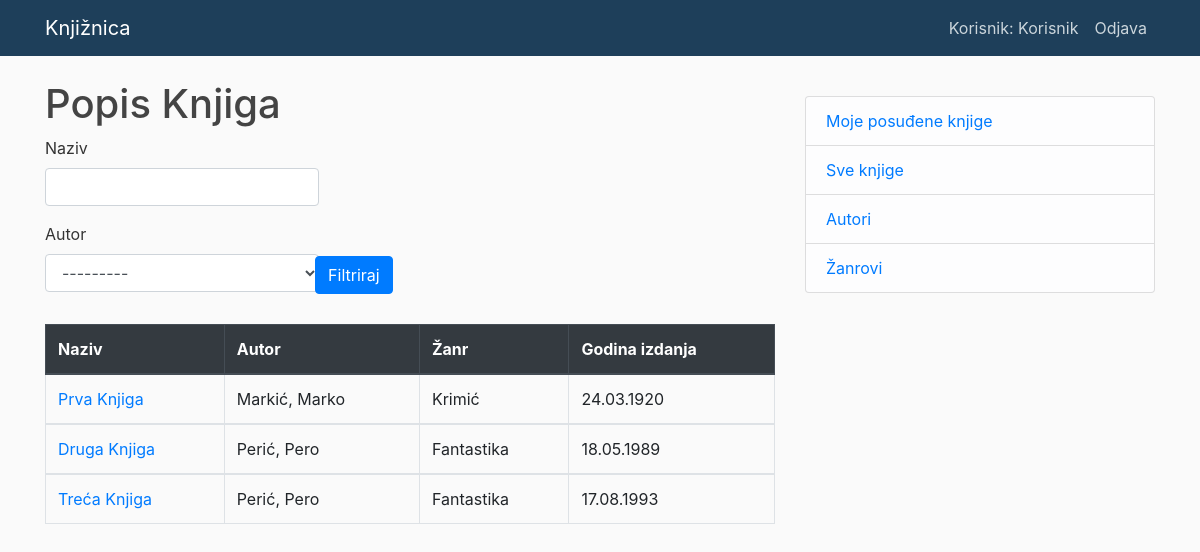
The app's page /knjige/ (signed in), older data.
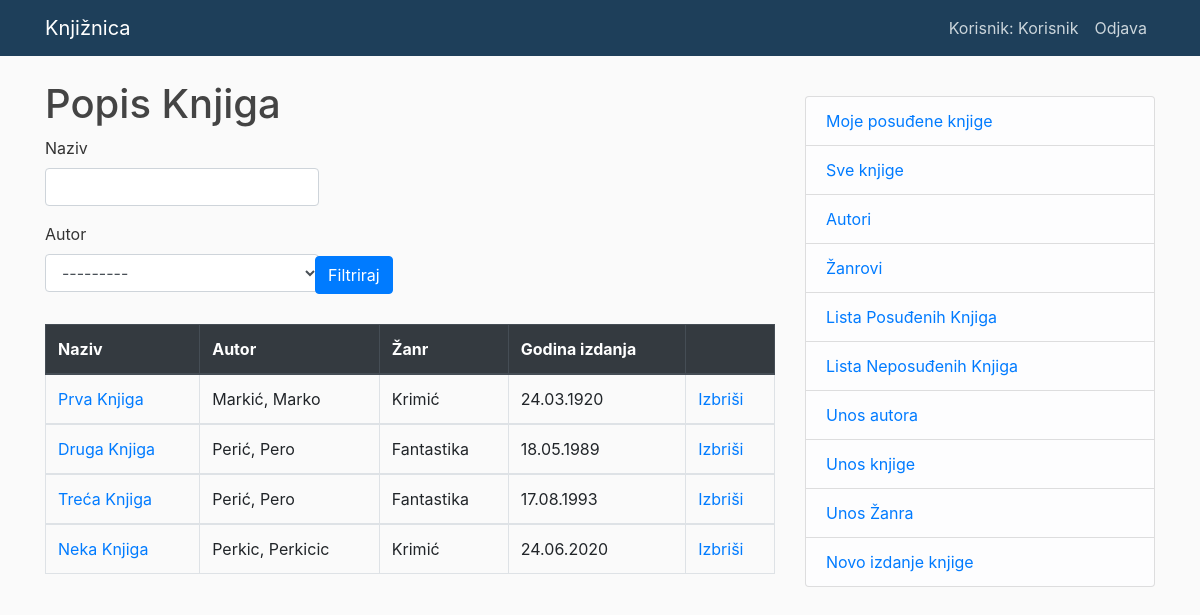
The same page, newer data.
### app/models.py (models this page shows, shortened)
class Knjiga(models.Model):
    naziv = models.CharField(max_length = 60)
    autor = models.ForeignKey('Autor', on_delete=models.SET_NULL, null=True)
    zanr = models.ManyToManyField(Zanr, verbose_name = 'Žanr')
    izdavacka_kuca = models.CharField(max_length = 50)
    godina_izdanja = models.DateField(auto_now_add = False, auto_now = False)
    class Meta:
        verbose_name_plural = "Knjige"
    def get_absolute_url(self):
        return reverse('knjiga-opis', args=[str(self.id)])

class Autor(models.Model):
    ime = models.CharField(max_length=100)
    prezime = models.CharField(max_length=100)
    god_rodjenja = models.DateField('Godina rođenja',null=True, blank=True)
    god_smrti = models.DateField('Godina smrti', null=True, blank=True)
    class Meta:
        ordering = ['prezime', 'ime']
        verbose_name_plural = "Autori"
    def __str__(self):
        return '{0}, {1}'.format(self.prezime, self.ime)

class Zanr(models.Model):
    naziv = models.CharField(max_length=200)
    class Meta:
        verbose_name_plural = "Žanrovi"
    def __str__(self):
        return self.naziv

### app/views.py (the view)
# urls.py: path('knjige/', views.ListaKnjiga.as_view(), name='knjige'),
class ListaKnjiga(LoginRequiredMixin,generic.ListView):
    model = Knjiga
    paginate_by = 10
    def get_context_data(self, **kwargs):
        context = super().get_context_data(**kwargs)
        context ['filter'] = KnjigaFilter(self.request.GET, queryset= self.get_queryset())
        return context

### app/templates/app/knjiga_list.html
{% extends "app/base.html" %}
{% load crispy_forms_tags %}
{% block content %}
{% if user.is_authenticated %}
    <h1>Popis Knjiga</h1>
<div class="input-group mb-3">
<div>
    <form method ="GET">
<button type ="submit" id="mybutton" class = "btn btn-primary">Filtriraj</button>
{{filter.form|crispy}}
</form>
</div>
</div>
    {% if knjiga_list %}
    <table class="table table-bordered">
       <thead class="thead-dark">
        <tr>
      <th scope="col">Naziv</th>
      <th scope="col">Autor</th>
      <th scope="col">Žanr</th>
      <th scope="col">Godina izdanja</th>
      {% if perms.app.obnova %}
      <th scope="col"></th>
      {%endif%}
        </tr>
      </thead>
      {% for knjiga in filter.qs %}
      <tbody>
      <td><a href="{{ knjiga.get_absolute_url }}">{{knjiga.naziv}}</a></td>
      <td>{{knjiga.autor}}</td>
      <td>{{ knjiga.zanr.all|join:", " }}</td>
      <td>{{knjiga.godina_izdanja}}</td>
      {% if perms.app.obnova %}
      <td><a href="{% url 'knjiga-brisi' knjiga.id %}">Izbriši</a></td>
      {%endif%}
      </tbody>
      {% endfor %}
    </table>
    {% else %}
      <p>Nema knjiga.</p>
    {% endif %}
    {%endif%}
{% endblock %}

### app/templates/app/base.html (shortened to what this page needs)
{% load static %}
<!DOCTYPE html>
<html>
<head>
    <link rel="stylesheet" href="https://stackpath.bootstrapcdn.com/bootstrap/4.5.0/css/bootstrap.min.css">
    <link href="https://unpkg.com/gijgo@1.9.13/css/gijgo.min.css" rel="stylesheet" type="text/css" />
    <link rel="stylesheet" type="text/css" href="{% static 'app/main.css' %}">
</head>
<body>
    <header class="site-header">
      <nav class="navbar navbar-expand-md navbar-dark bg-steel fixed-top">
        <div class="container">
          <a class="navbar-brand mr-4" href="{% url 'Knjiznica-home' %}">Knjižnica</a>
          <div class="collapse navbar-collapse" id="navbarToggle">
            <div class="navbar-nav">
               {% if user.is_authenticated %}
                  <a class="nav-item nav-link" >Korisnik: {{ user.get_username }}</a>
                  <a class="nav-item nav-link" href="{% url 'logout'%}?next={{request.path}}">Odjava</a>
              {% else %}
                   <a class="nav-item nav-link" href="{% url 'login'%}?next={{request.path}}">Prijava</a>
              {% endif %}
            </div>
          </div>
        </div>
      </nav>
    </header>
    <main role="main" class="container">
      <div class="row">
        <div class="col-md-8">
          {% block content %}{% endblock %}
        </div>
        <div class="col-md-4">
            {% if user.is_authenticated %}
            <p>
              <ul class="list-group">
                <li class="list-group-item list-group-item-light"> <a href="{% url 'moje-knjige' %}">Moje posuđene knjige</a></li>
                <li class="list-group-item list-group-item-light"> <a href="{% url 'knjige' %}">Sve knjige</a></li>
                <li class="list-group-item list-group-item-light"> <a href="{% url 'autori' %}">Autori</a></li>
                <li class="list-group-item list-group-item-light"> <a href="{% url 'zanrovi' %}">Žanrovi</a></li>
                {% if perms.app.obnova %}
                <li class="list-group-item list-group-item-light"> <a href="{% url 'posudjeno-sve' %}">Lista Posuđenih Knjiga</a></li>
                <li class="list-group-item list-group-item-light"> <a href="{% url 'neposudjeno-sve' %}">Lista Neposuđenih Knjiga</a></li>
                <li class="list-group-item list-group-item-light"> <a href="{% url 'autor-novi' %}">Unos autora</a></li>
                <li class="list-group-item list-group-item-light"> <a href="{% url 'knjiga-novi' %}">Unos knjige</a></li>
                <li class="list-group-item list-group-item-light"> <a href="{% url 'zanr-novi' %}">Unos Žanra</a></li>
                <li class="list-group-item list-group-item-light"> <a href="{% url 'knjigai-novi' %}">Novo izdanje knjige</a></li>
                {%endif%}
              </ul>
            </p>
            {% endif %}
          </div>
      </div>
    </main>
</body>
</html>

### app/static/app/main.css (style rules this page uses)
body { background: #fafafa; color: #333333; margin-top: 5rem; }
h1, h2, h3, h4, h5, h6 { color: #444444; }
ul { margin: 0; }
.bg-steel { background-color: #1e3f5a; }
.site-header .navbar-nav .nav-link { color: #cbd5db; }
.btn { position: fixed; top: 45%; left: 50%; }
#mybutton { position: absolute; top: 70%; left: 37%; }

Row changes from the older to the newer data that the page shows:
shown differently, row unchanged: Knjiga "Prva Knjiga": now shows "Izbriši"
shown differently, row unchanged: Knjiga "Druga Knjiga": now shows "Izbriši"
shown differently, row unchanged: Knjiga "Treća Knjiga": now shows "Izbriši"
added Knjiga: naziv "Neka Knjiga", autor "Perkic, Perkicic", zanr.all "Krimić", godina_izdanja "24.06.2020", shows "Izbriši"
Text that changed along with them:
text now shown: "Lista Posuđenih Knjiga Lista Neposuđenih Knjiga Unos autora Unos knjige Unos Žanra Novo izdanje knjige"
